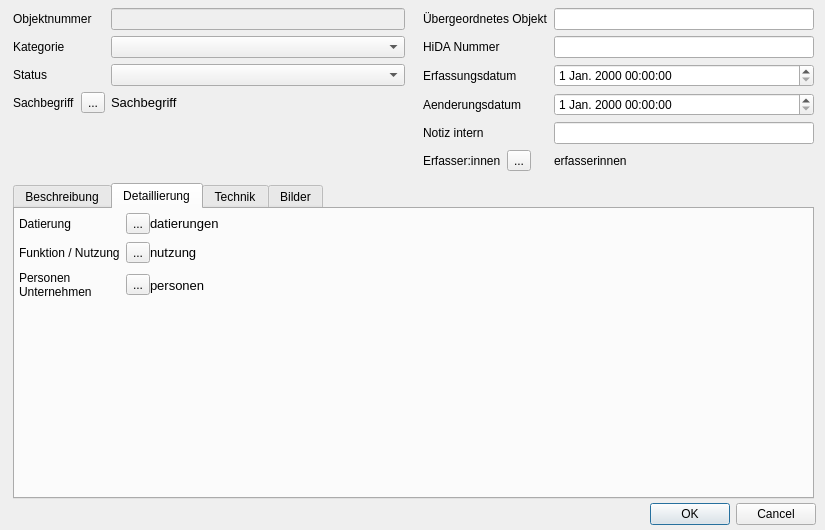
<?xml version="1.0" encoding="UTF-8"?>
<ui version="4.0">
 <class>anlage</class>
 <widget class="QDialog" name="anlage">
  <property name="geometry">
   <rect>
    <x>0</x>
    <y>0</y>
    <width>825</width>
    <height>530</height>
   </rect>
  </property>
  <property name="sizePolicy">
   <sizepolicy hsizetype="MinimumExpanding" vsizetype="MinimumExpanding">
    <horstretch>0</horstretch>
    <verstretch>0</verstretch>
   </sizepolicy>
  </property>
  <property name="minimumSize">
   <size>
    <width>825</width>
    <height>530</height>
   </size>
  </property>
  <property name="maximumSize">
   <size>
    <width>1000</width>
    <height>800</height>
   </size>
  </property>
  <property name="windowTitle">
   <string>Formular</string>
  </property>
  <property name="windowOpacity">
   <double>1.000000000000000</double>
  </property>
  <property name="autoFillBackground">
   <bool>true</bool>
  </property>
  <property name="locale">
   <locale language="German" country="Germany"/>
  </property>
  <property name="sizeGripEnabled">
   <bool>false</bool>
  </property>
  <widget class="QDialogButtonBox" name="buttonBox">
   <property name="geometry">
    <rect>
     <x>640</x>
     <y>500</y>
     <width>176</width>
     <height>28</height>
    </rect>
   </property>
   <property name="standardButtons">
    <set>QDialogButtonBox::Cancel|QDialogButtonBox::Ok</set>
   </property>
  </widget>
  <widget class="QWidget" name="verticalLayoutWidget">
   <property name="geometry">
    <rect>
     <x>13</x>
     <y>8</y>
     <width>801</width>
     <height>491</height>
    </rect>
   </property>
   <layout class="QVBoxLayout" name="verticalLayout">
    <property name="sizeConstraint">
     <enum>QLayout::SetDefaultConstraint</enum>
    </property>
    <item>
     <layout class="QHBoxLayout" name="TopRow">
      <property name="spacing">
       <number>6</number>
      </property>
      <property name="bottomMargin">
       <number>6</number>
      </property>
      <item>
       <layout class="QFormLayout" name="TopLeftGrid">
        <property name="rightMargin">
         <number>6</number>
        </property>
        <item row="0" column="0">
         <widget class="QLabel" name="lbl_objnr">
          <property name="text">
           <string>Objektnummer</string>
          </property>
         </widget>
        </item>
        <item row="0" column="1">
         <widget class="QLineEdit" name="objekt_nr">
          <property name="enabled">
           <bool>false</bool>
          </property>
          <property name="font">
           <font>
            <weight>75</weight>
            <bold>true</bold>
           </font>
          </property>
         </widget>
        </item>
        <item row="1" column="0">
         <widget class="QLabel" name="lblKat">
          <property name="text">
           <string>Kategorie</string>
          </property>
         </widget>
        </item>
        <item row="1" column="1">
         <widget class="QComboBox" name="kategorie"/>
        </item>
        <item row="2" column="0">
         <widget class="QLabel" name="lblStatus">
          <property name="text">
           <string>Status</string>
          </property>
         </widget>
        </item>
        <item row="2" column="1">
         <layout class="QHBoxLayout" name="CheckBoxRow">
          <item>
           <widget class="QComboBox" name="status_bearbeitung"/>
          </item>
         </layout>
        </item>
        <item row="3" column="0">
         <layout class="QHBoxLayout" name="layout_sachbegriff">
          <item>
           <widget class="QLabel" name="label">
            <property name="text">
             <string>Sachbegriff</string>
            </property>
           </widget>
          </item>
          <item>
           <widget class="QToolButton" name="btn_sachbegriff">
            <property name="text">
             <string>...</string>
            </property>
           </widget>
          </item>
         </layout>
        </item>
        <item row="3" column="1">
         <widget class="QLabel" name="lbl_sachbegriff">
          <property name="font">
           <font>
            <pointsize>10</pointsize>
            <weight>50</weight>
            <bold>false</bold>
           </font>
          </property>
          <property name="text">
           <string>Sachbegriff</string>
          </property>
          <property name="textFormat">
           <enum>Qt::PlainText</enum>
          </property>
          <property name="alignment">
           <set>Qt::AlignLeading|Qt::AlignLeft|Qt::AlignVCenter</set>
          </property>
          <property name="wordWrap">
           <bool>true</bool>
          </property>
         </widget>
        </item>
       </layout>
      </item>
      <item>
       <layout class="QFormLayout" name="TopRightGrid">
        <property name="rowWrapPolicy">
         <enum>QFormLayout::WrapLongRows</enum>
        </property>
        <property name="leftMargin">
         <number>6</number>
        </property>
        <item row="0" column="0">
         <widget class="QLabel" name="lblUeberObj">
          <property name="text">
           <string>Übergeordnetes Objekt</string>
          </property>
         </widget>
        </item>
        <item row="0" column="1">
         <widget class="QLineEdit" name="rel_objekt_nr">
          <property name="toolTip">
           <string>Verweist über die Objektnummer auf hierarchisch übergeordnete Objekte.</string>
          </property>
          <property name="clearButtonEnabled">
           <bool>false</bool>
          </property>
         </widget>
        </item>
        <item row="1" column="0">
         <widget class="QLabel" name="lblHIDA">
          <property name="text">
           <string>HiDA Nummer</string>
          </property>
         </widget>
        </item>
        <item row="1" column="1">
         <widget class="QLineEdit" name="hida_nr">
          <property name="clearButtonEnabled">
           <bool>false</bool>
          </property>
         </widget>
        </item>
        <item row="2" column="0">
         <widget class="QLabel" name="lblErfDat">
          <property name="text">
           <string>Erfassungsdatum</string>
          </property>
         </widget>
        </item>
        <item row="2" column="1">
         <widget class="QgsDateTimeEdit" name="erfassungsdatum"/>
        </item>
        <item row="3" column="0">
         <widget class="QLabel" name="lblAendDat">
          <property name="text">
           <string>Aenderungsdatum</string>
          </property>
         </widget>
        </item>
        <item row="3" column="1">
         <widget class="QgsDateTimeEdit" name="aenderungsdatum"/>
        </item>
        <item row="4" column="0">
         <widget class="QLabel" name="lblNotiz">
          <property name="text">
           <string>Notiz intern</string>
          </property>
         </widget>
        </item>
        <item row="4" column="1">
         <widget class="QLineEdit" name="notiz_intern"/>
        </item>
        <item row="5" column="0">
         <layout class="QHBoxLayout" name="layout_erfasser">
          <item>
           <widget class="QLabel" name="lbl_erfasser">
            <property name="enabled">
             <bool>true</bool>
            </property>
            <property name="text">
             <string>Erfasser:innen</string>
            </property>
           </widget>
          </item>
          <item>
           <widget class="QToolButton" name="btn_erfasser">
            <property name="text">
             <string>...</string>
            </property>
           </widget>
          </item>
         </layout>
        </item>
        <item row="5" column="1">
         <widget class="QLabel" name="lbl_return_erfasser">
          <property name="text">
           <string>erfasserinnen</string>
          </property>
          <property name="wordWrap">
           <bool>true</bool>
          </property>
          <property name="indent">
           <number>0</number>
          </property>
         </widget>
        </item>
       </layout>
      </item>
     </layout>
    </item>
    <item>
     <widget class="QTabWidget" name="BottomRow_Tabs">
      <property name="currentIndex">
       <number>1</number>
      </property>
      <widget class="QWidget" name="TabBeschreibung">
       <attribute name="title">
        <string>Beschreibung</string>
       </attribute>
       <widget class="QWidget" name="formLayoutWidget_3">
        <property name="geometry">
         <rect>
          <x>0</x>
          <y>0</y>
          <width>791</width>
          <height>251</height>
         </rect>
        </property>
        <layout class="QFormLayout" name="formLayout_Beschreibung">
         <property name="labelAlignment">
          <set>Qt::AlignLeading|Qt::AlignLeft|Qt::AlignTop</set>
         </property>
         <property name="formAlignment">
          <set>Qt::AlignLeading|Qt::AlignLeft|Qt::AlignTop</set>
         </property>
         <property name="leftMargin">
          <number>4</number>
         </property>
         <property name="topMargin">
          <number>4</number>
         </property>
         <item row="0" column="0">
          <widget class="QLabel" name="lbl_beschreibung">
           <property name="text">
            <string>Beschreibung</string>
           </property>
          </widget>
         </item>
         <item row="0" column="1">
          <widget class="QTextEdit" name="beschreibung"/>
         </item>
         <item row="1" column="0">
          <widget class="QLabel" name="lblBeschrErg">
           <property name="text">
            <string>Beschreibung (ergänzend)</string>
           </property>
          </widget>
         </item>
         <item row="1" column="1">
          <widget class="QLineEdit" name="beschreibung_ergaenzung"/>
         </item>
         <item row="2" column="0">
          <widget class="QLabel" name="lblQuellen">
           <property name="text">
            <string>Quellen / Literatur</string>
           </property>
          </widget>
         </item>
         <item row="2" column="1">
          <widget class="QLineEdit" name="quellen_literatur"/>
         </item>
        </layout>
       </widget>
      </widget>
      <widget class="QWidget" name="TabDetaillierung">
       <attribute name="title">
        <string>Detaillierung</string>
       </attribute>
       <widget class="QWidget" name="formLayoutWidget_2">
        <property name="geometry">
         <rect>
          <x>0</x>
          <y>0</y>
          <width>791</width>
          <height>251</height>
         </rect>
        </property>
        <layout class="QFormLayout" name="formLayout_Detaillierung">
         <property name="fieldGrowthPolicy">
          <enum>QFormLayout::ExpandingFieldsGrow</enum>
         </property>
         <property name="rowWrapPolicy">
          <enum>QFormLayout::WrapLongRows</enum>
         </property>
         <property name="labelAlignment">
          <set>Qt::AlignLeading|Qt::AlignLeft|Qt::AlignTop</set>
         </property>
         <property name="formAlignment">
          <set>Qt::AlignLeading|Qt::AlignLeft|Qt::AlignTop</set>
         </property>
         <property name="verticalSpacing">
          <number>8</number>
         </property>
         <property name="leftMargin">
          <number>4</number>
         </property>
         <property name="topMargin">
          <number>4</number>
         </property>
         <item row="0" column="0">
          <widget class="QLabel" name="lblDatierung">
           <property name="text">
            <string>Datierung</string>
           </property>
          </widget>
         </item>
         <item row="0" column="1">
          <layout class="QHBoxLayout" name="layoutDatum">
           <item>
            <widget class="QToolButton" name="btn_datierung">
             <property name="text">
              <string>...</string>
             </property>
            </widget>
           </item>
           <item>
            <widget class="QLabel" name="lbl_return_datierung">
             <property name="minimumSize">
              <size>
               <width>620</width>
               <height>0</height>
              </size>
             </property>
             <property name="font">
              <font>
               <pointsize>10</pointsize>
               <weight>50</weight>
               <bold>false</bold>
              </font>
             </property>
             <property name="text">
              <string>datierungen</string>
             </property>
             <property name="textFormat">
              <enum>Qt::PlainText</enum>
             </property>
             <property name="alignment">
              <set>Qt::AlignLeading|Qt::AlignLeft|Qt::AlignVCenter</set>
             </property>
             <property name="wordWrap">
              <bool>true</bool>
             </property>
             <property name="margin">
              <number>6</number>
             </property>
            </widget>
           </item>
          </layout>
         </item>
         <item row="1" column="0">
          <widget class="QLabel" name="lblFunktion">
           <property name="text">
            <string>Funktion / Nutzung</string>
           </property>
          </widget>
         </item>
         <item row="1" column="1">
          <layout class="QHBoxLayout" name="layoutNutzung">
           <item>
            <widget class="QToolButton" name="btn_nutzung">
             <property name="text">
              <string>...</string>
             </property>
            </widget>
           </item>
           <item>
            <widget class="QLabel" name="lbl_return_nutzung">
             <property name="minimumSize">
              <size>
               <width>620</width>
               <height>0</height>
              </size>
             </property>
             <property name="font">
              <font>
               <pointsize>10</pointsize>
               <weight>50</weight>
               <bold>false</bold>
              </font>
             </property>
             <property name="text">
              <string>nutzung</string>
             </property>
             <property name="textFormat">
              <enum>Qt::PlainText</enum>
             </property>
             <property name="alignment">
              <set>Qt::AlignLeading|Qt::AlignLeft|Qt::AlignVCenter</set>
             </property>
             <property name="wordWrap">
              <bool>true</bool>
             </property>
             <property name="margin">
              <number>6</number>
             </property>
            </widget>
           </item>
          </layout>
         </item>
         <item row="2" column="0">
          <widget class="QLabel" name="lblPersonen">
           <property name="sizePolicy">
            <sizepolicy hsizetype="Preferred" vsizetype="Preferred">
             <horstretch>0</horstretch>
             <verstretch>0</verstretch>
            </sizepolicy>
           </property>
           <property name="text">
            <string>&lt;html&gt;&lt;head/&gt;&lt;body&gt;&lt;p&gt;Personen &lt;br/&gt;Unternehmen&lt;/p&gt;&lt;/body&gt;&lt;/html&gt;</string>
           </property>
           <property name="scaledContents">
            <bool>false</bool>
           </property>
           <property name="wordWrap">
            <bool>true</bool>
           </property>
          </widget>
         </item>
         <item row="2" column="1">
          <layout class="QHBoxLayout" name="layoutPersonen">
           <item>
            <widget class="QToolButton" name="btn_personen">
             <property name="text">
              <string>...</string>
             </property>
            </widget>
           </item>
           <item>
            <widget class="QLabel" name="lbl_return_personen">
             <property name="minimumSize">
              <size>
               <width>620</width>
               <height>0</height>
              </size>
             </property>
             <property name="font">
              <font>
               <pointsize>10</pointsize>
               <weight>50</weight>
               <bold>false</bold>
              </font>
             </property>
             <property name="text">
              <string>personen</string>
             </property>
             <property name="textFormat">
              <enum>Qt::PlainText</enum>
             </property>
             <property name="alignment">
              <set>Qt::AlignLeading|Qt::AlignLeft|Qt::AlignVCenter</set>
             </property>
             <property name="wordWrap">
              <bool>true</bool>
             </property>
             <property name="margin">
              <number>6</number>
             </property>
            </widget>
           </item>
          </layout>
         </item>
        </layout>
       </widget>
      </widget>
      <widget class="QWidget" name="TabArchitektur">
       <attribute name="title">
        <string>Technik</string>
       </attribute>
       <widget class="QWidget" name="formLayoutWidget_5">
        <property name="geometry">
         <rect>
          <x>0</x>
          <y>0</y>
          <width>791</width>
          <height>251</height>
         </rect>
        </property>
        <layout class="QFormLayout" name="formLayout_Architektur">
         <property name="fieldGrowthPolicy">
          <enum>QFormLayout::ExpandingFieldsGrow</enum>
         </property>
         <property name="rowWrapPolicy">
          <enum>QFormLayout::WrapLongRows</enum>
         </property>
         <property name="labelAlignment">
          <set>Qt::AlignLeading|Qt::AlignLeft|Qt::AlignTop</set>
         </property>
         <property name="formAlignment">
          <set>Qt::AlignLeading|Qt::AlignLeft|Qt::AlignTop</set>
         </property>
         <property name="verticalSpacing">
          <number>8</number>
         </property>
         <property name="leftMargin">
          <number>4</number>
         </property>
         <property name="topMargin">
          <number>4</number>
         </property>
         <item row="0" column="0">
          <widget class="QLabel" name="lblAbmessung">
           <property name="text">
            <string>Abmessung</string>
           </property>
          </widget>
         </item>
         <item row="0" column="1">
          <layout class="QHBoxLayout" name="hlayoutAchsenStockwerke">
           <property name="spacing">
            <number>12</number>
           </property>
           <item>
            <widget class="QLineEdit" name="abmessung"/>
           </item>
           <item>
            <widget class="QLabel" name="lblGewicht">
             <property name="text">
              <string>Gewicht</string>
             </property>
            </widget>
           </item>
           <item>
            <widget class="QLineEdit" name="gewicht"/>
           </item>
          </layout>
         </item>
         <item row="1" column="0">
          <widget class="QLabel" name="lblAntrieb">
           <property name="text">
            <string>Antrieb</string>
           </property>
          </widget>
         </item>
         <item row="1" column="1">
          <layout class="QHBoxLayout" name="hlayoutGrundriss">
           <item>
            <widget class="QLineEdit" name="antrieb"/>
           </item>
          </layout>
         </item>
         <item row="2" column="0">
          <widget class="QLabel" name="lblMaterial">
           <property name="text">
            <string>Material</string>
           </property>
          </widget>
         </item>
         <item row="2" column="1">
          <layout class="QHBoxLayout" name="hlayoutMaterial">
           <item>
            <widget class="QToolButton" name="btn_material">
             <property name="text">
              <string>...</string>
             </property>
            </widget>
           </item>
           <item>
            <widget class="QLabel" name="lbl_return_material">
             <property name="minimumSize">
              <size>
               <width>600</width>
               <height>0</height>
              </size>
             </property>
             <property name="font">
              <font>
               <pointsize>10</pointsize>
               <weight>50</weight>
               <bold>false</bold>
              </font>
             </property>
             <property name="text">
              <string>material</string>
             </property>
             <property name="textFormat">
              <enum>Qt::PlainText</enum>
             </property>
             <property name="alignment">
              <set>Qt::AlignLeading|Qt::AlignLeft|Qt::AlignVCenter</set>
             </property>
             <property name="wordWrap">
              <bool>true</bool>
             </property>
             <property name="margin">
              <number>6</number>
             </property>
            </widget>
           </item>
          </layout>
         </item>
         <item row="3" column="0">
          <widget class="QLabel" name="lblTechnik">
           <property name="text">
            <string>Konstruktion / Technik</string>
           </property>
          </widget>
         </item>
         <item row="3" column="1">
          <layout class="QHBoxLayout" name="hlayoutTechnik">
           <item>
            <widget class="QToolButton" name="btn_konstruktion">
             <property name="text">
              <string>...</string>
             </property>
            </widget>
           </item>
           <item>
            <widget class="QLabel" name="lbl_return_konstruktion">
             <property name="minimumSize">
              <size>
               <width>600</width>
               <height>0</height>
              </size>
             </property>
             <property name="font">
              <font>
               <pointsize>10</pointsize>
               <weight>50</weight>
               <bold>false</bold>
              </font>
             </property>
             <property name="text">
              <string>technik</string>
             </property>
             <property name="textFormat">
              <enum>Qt::PlainText</enum>
             </property>
             <property name="alignment">
              <set>Qt::AlignLeading|Qt::AlignLeft|Qt::AlignVCenter</set>
             </property>
             <property name="wordWrap">
              <bool>true</bool>
             </property>
             <property name="margin">
              <number>6</number>
             </property>
            </widget>
           </item>
          </layout>
         </item>
        </layout>
       </widget>
      </widget>
      <widget class="QWidget" name="TabBilder">
       <attribute name="title">
        <string>Bilder</string>
       </attribute>
       <widget class="QWidget" name="formLayoutWidget">
        <property name="geometry">
         <rect>
          <x>0</x>
          <y>0</y>
          <width>791</width>
          <height>251</height>
         </rect>
        </property>
        <layout class="QFormLayout" name="formLayout_3">
         <property name="leftMargin">
          <number>4</number>
         </property>
         <property name="topMargin">
          <number>4</number>
         </property>
         <item row="0" column="0">
          <widget class="QLabel" name="lblBildAnm">
           <property name="text">
            <string>Anmerkungen</string>
           </property>
          </widget>
         </item>
         <item row="0" column="1">
          <widget class="QLineEdit" name="bilder_anmerkung"/>
         </item>
         <item row="1" column="0">
          <widget class="QLabel" name="lbl_bilder">
           <property name="text">
            <string>Bilder</string>
           </property>
          </widget>
         </item>
         <item row="1" column="1">
          <layout class="QHBoxLayout" name="horizontalLayout">
           <item alignment="Qt::AlignTop">
            <widget class="QToolButton" name="btn_bilder">
             <property name="text">
              <string>...</string>
             </property>
            </widget>
           </item>
           <item>
            <widget class="QLabel" name="lbl_return_bilder">
             <property name="font">
              <font>
               <pointsize>11</pointsize>
              </font>
             </property>
             <property name="lineWidth">
              <number>1</number>
             </property>
             <property name="text">
              <string>dateinamen</string>
             </property>
             <property name="margin">
              <number>0</number>
             </property>
            </widget>
           </item>
          </layout>
         </item>
        </layout>
       </widget>
      </widget>
     </widget>
    </item>
   </layout>
  </widget>
 </widget>
 <customwidgets>
  <customwidget>
   <class>QgsDateTimeEdit</class>
   <extends>QDateTimeEdit</extends>
   <header>qgsdatetimeedit.h</header>
  </customwidget>
 </customwidgets>
 <resources/>
 <connections/>
</ui>
